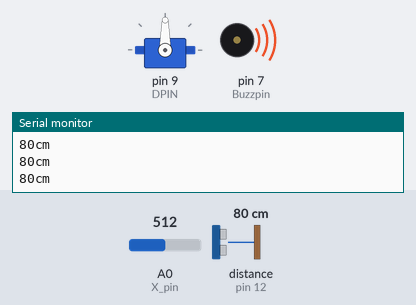
Recording of a sketch running on a simulated Arduino Uno, built with avr-gcc and run on an emulated ATmega328P. Parts: servo, buzzer (waves = sounding, pin HIGH), the last lines printed to the serial monitor. The test bench sets the inputs (shaded band); at power-on: distance to the obstacle (sensor on pin 12) 80 cm, A0 (X_pin) = 512. The echo pulse lasts 58.3 µs per cm.

Above: at 1.2 s.
1.3 s: distance to the obstacle (sensor on pin 12) set to 11 cm
2.8 s: distance to the obstacle (sensor on pin 12) set to 8 cm
At 3.0 s:
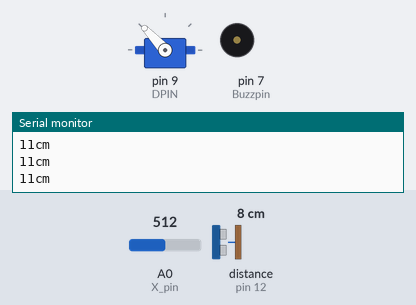
5.8 s: A0 (X_pin) set to 0
8.8 s: distance to the obstacle (sensor on pin 12) set to 18 cm
At 10.0 s:
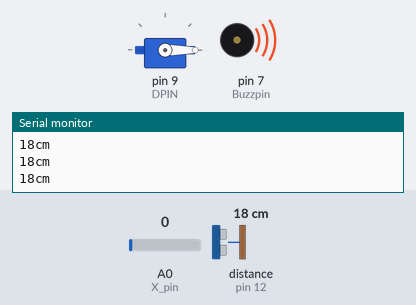
10.3 s: A0 (X_pin) set to 122
At 11.5 s:
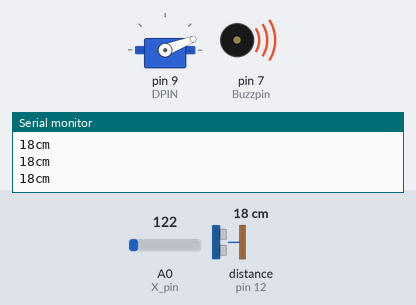
11.8 s: A0 (X_pin) set to 306
At 13.0 s:
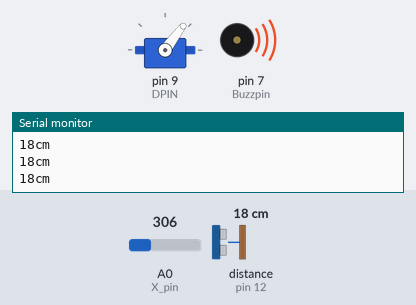
Timing chart, 0 to 14.3 s (numbered marks = the images above; inputs shaded):
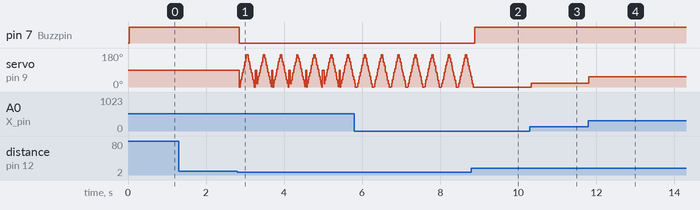

The sketch:

RangeDetectionWithJoystick.ino
```cpp
#include <Servo.h>
#include "SR04.h"
//Servo Code
Servo myservo;
int pos = 0;
int DPIN = 9;

//Joystick Code
const int SW_pin = 2;
const int X_pin = 0;
const int Y_pin = 1;
int val;

//Sensor Code
#define TRIG_PIN 12
#define ECHO_PIN 11
SR04 sr04 = SR04(ECHO_PIN,TRIG_PIN);
long a;

//Active Buzzer Code
const int Buzzpin = 7;

void setup(){
  myservo.attach(DPIN);
  pinMode(SW_pin, INPUT);
  digitalWrite(SW_pin, HIGH);
  pinMode(Buzzpin, OUTPUT);
  Serial.begin(9600);
}

void loop(){
  val = analogRead(X_pin);
  val = map(val,0,1023,0,180);
  myservo.write(val);
  a = sr04.Distance();
  if(a < 10){
    digitalWrite(Buzzpin, LOW);
    for(pos = 0; pos <=180; pos+=1){
      myservo.write(pos);
      delay(1);
    }
    for(pos = 180; pos>=0;pos -=1){
      myservo.write(pos);
      delay(1);
    }
  }
  else{
    digitalWrite(Buzzpin,HIGH);
  }
  Serial.print(a);
  Serial.println("cm");
  delay(15);
}
```

Measured:
- the behaviour switches between 10 and 9 cm on distance to the obstacle (sensor on pin 12) (found by bisection; images 0 and 1)
- after the input at 2.8 s, pin 7 (Buzzpin): HIGH → LOW after 0.05 s
- after the input at 8.8 s, pin 7 (Buzzpin): LOW → HIGH after 0.09 s; servo on pin 9 (DPIN): goes on until 8.8 s, then stays 0°
- after the input at 10.3 s, servo on pin 9 (DPIN): 0° → 21° at once
- after the input at 11.8 s, servo on pin 9 (DPIN): 21° → 53° at once
